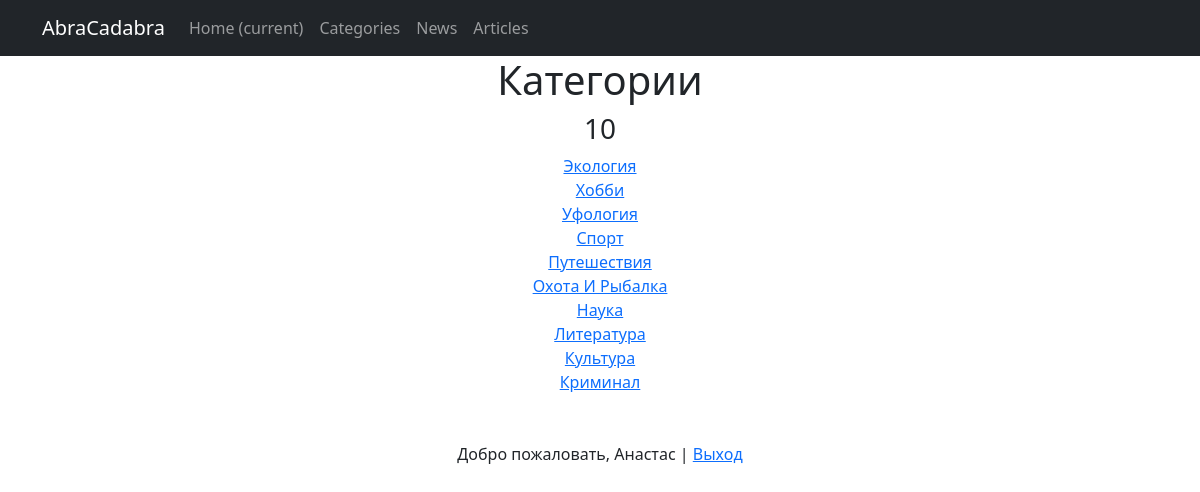
Page /categories/ (signed in) on the committed database.
### news/models.py (models this page shows)
class Category(models.Model):
    name = models.CharField(max_length=30, unique=True)
    subscribers = models.ManyToManyField(User, blank=True, null=True, related_name='categories')
    def __str__(self):
        return self.name.title()

### news/views.py (the view)
# urls.py: path('categories/', CategoriesList.as_view(), name='categories_list'),
class CategoriesList(ListView):
    model = Category
    ordering = '-name'
    template_name = 'categories_list.html'
    context_object_name = 'categories_list'

### templates/categories_list.html (shortened to what this page needs)
{% extends 'flatpages/default.html' %}
{% load custom_filters %}
{% load custom_tags %}
{% block content %}
   <h1>Категории</h1>
   <h3>{{ categories_list|length }}</h3>
   {% if categories_list %}
        {% for category in categories_list %}
            <a href="{% url 'category_list' category.id %}">{{ category }}</a> <br>
        {% endfor %}
   {% else %}
       <h2>Категории отсутствуют!</h2>
   {% endif %}
{% if user.is_authenticated %}
     <br><br>
     Добро пожаловать, {{ user.username }} | <a href="http://127.0.0.1:8000/accounts/logout/">Выход</a>
 {% else %}
     <br><br>
     <a href="http://127.0.0.1:8000/accounts/signup/">Зарегистрироваться</a> |
     <a href="http://127.0.0.1:8000/accounts/login/">Войти</a>
{% endif %}
{% endblock content %}

### rows in the picture
Category: name "Экология"
Category: name "Хобби"
Category: name "Уфология"
Category: name "Спорт"
Category: name "Путешествия"
Category: name "Охота И Рыбалка"
Category: name "Наука"
Category: name "Литература"
Category: name "Культура"
Category: name "Криминал"

### other values in the picture
{{ categories_list|length }} "10"
{{ user.username }} "Анастас"
